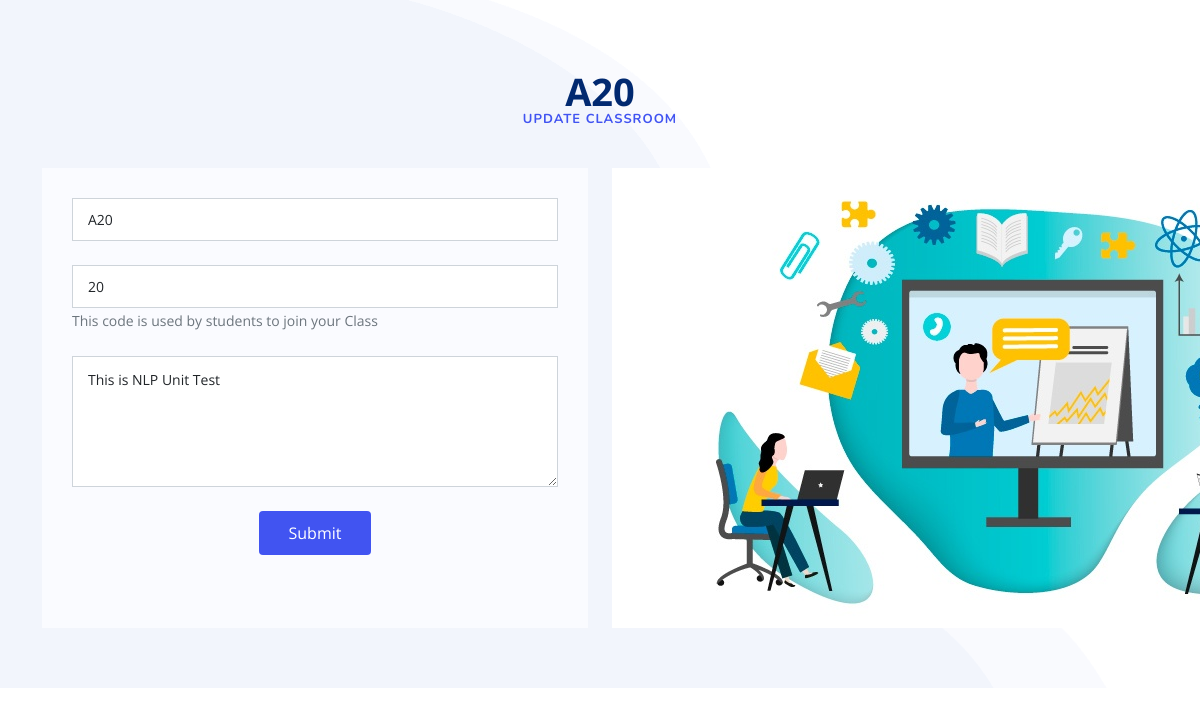
/1/update_class (signed in), run on the app's committed database.
### Classroom/models.py (models this page shows)
class Classroom(models.Model):
	owner = models.ForeignKey(User, on_delete=models.CASCADE) # Teacher
	name = models.CharField(max_length=255) # class name
	code = models.CharField(max_length=5, unique=True) # code for students to join
	desc = models.CharField(max_length=255, blank=True) # class Description for optional
	def __str__(self):
		return self.name

### Classroom/views/Teachers.py (the view)
# urls.py: path('<int:class_id>/update_class', Teachers.update_class, name='update_class'),
@login_required(login_url='login')
@teacher_required
def update_class(request, class_id):
	room = get_object_or_404(Classroom, pk=class_id)
	if request.method == "POST":
		form = CreateClassForm(request.POST, instance=room)
		if form.is_valid():
			form.save()
			messages.success(request, '{} Class is Updated'.format(room))
			return redirect('view_class', class_id)
		else:
			messages.error(request, form.errors)
	else:
		form = CreateClassForm(instance=room)
	return render(request, 'teachers/create_class.html', {'form': form, 'room':room})

### Classroom/forms.py
class CreateClassForm(forms.ModelForm):
    class Meta:
        model = Classroom
        fields= ('name', 'code', 'desc')
        widgets={
        'name':forms.TextInput(attrs={'class':'form-control','placeholder':'Classroom Name'}),
        'desc':forms.Textarea(attrs={ 'rows': 5, 'class':'form-control','placeholder':'Description'}),
        'code':forms.TextInput(attrs={'class':'form-control','placeholder':'Unique Code'})
        }

### templates/teachers/create_class.html (shortened to what this page needs)
{% extends 'base.html' %}
{% load static %}
{% block header %}
	<header id="header" class="header fixed-top">
	</header>
{% endblock %}
{% block main %}
    <section id="contact" class="contact" style="background-image: url('{% static 'assets/img/hero-bg.png' %}');">
      <div class="container" data-aos="fade-up">
        <header class="section-header">
          {% if room %}
            <p>{{room}}</p>
            <h2>Update Classroom</h2>
          {% else %}
            <h2>Create</h2>
            <p>Create Classroom</p>
          {% endif %}
        </header>
        <div class="row gy-4">
          <div class="col-lg-6">
            <form  method="post" class="php-email-form">
              <div class="row gy-4">
                <div class="col-md-12">
                  {{ form.name }}
                </div>
                <div class="col-md-12">
                  {{ form.code }}
                  <small id="emailHelp" class="form-text text-muted">This code is used by students to join your Class</small>
                </div>
                <div class="col-md-12">
                  {{ form.desc }}
                </div>
                <div class="col-md-12 text-center">
                  <button type="submit">Submit</button>
                </div>
              </div>
            </form>
          </div>
         	<div class="col-lg-6">
            <div class="row gy-4">
              <div class="col-md-6">
              	<img src="{% static 'assets/img/OnlineClass.jpg' %}">
              </div>
            </div>
          </div>
        </div>
      </div>
    </section>
{% endblock %}

### static/assets/style.css (style rules this page uses)
:root { scroll-behavior: smooth; }
body { font-family: "Open Sans", sans-serif; color: #444444; }
h1, h2, h3, h4, h5, h6 { font-family: "Nunito", sans-serif; }
section { padding: 60px 0; overflow: hidden; }
.section-header { text-align: center; padding-bottom: 40px; }
.section-header h2 { font-size: 13px; letter-spacing: 1px; font-weight: 700; margin: 0; color: #4154f1; text-transform: uppercase; }
.section-header p { margin: 10px 0 0 0; padding: 0; font-size: 38px; line-height: 42px; font-weight: 700; color: #012970; }
.header { transition: all 0.5s; z-index: 997; padding: 20px 0; }
.contact .php-email-form { background: #fafbff; padding: 30px; height: 100%; }
.contact .php-email-form input, .contact .php-email-form textarea { border-radius: 0; box-shadow: none; font-size: 14px; border-radius: 0; }
.contact .php-email-form input { padding: 10px 15px; }
.contact .php-email-form textarea { padding: 12px 15px; }
.contact .php-email-form button[type="submit"] { background: #4154f1; border: 0; padding: 10px 30px; color: #fff; transition: 0.4s; border-radius: 4px; }

### data on the page
Classroom: name "A20", code "20", desc "This is NLP Unit Test"
